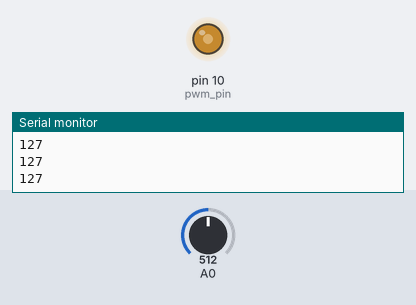
Bench run of a sketch on a simulated Arduino Uno, built with avr-gcc and run on an emulated ATmega328P. Shown: output pins drawn as LEDs (lit = HIGH), the last lines printed to the serial monitor. Inputs (shaded band) come from the test bench; at power-on: A0 = 512.

Above: at 1.2 s.
1.3 s: A0 set to 716
At 1.8 s:
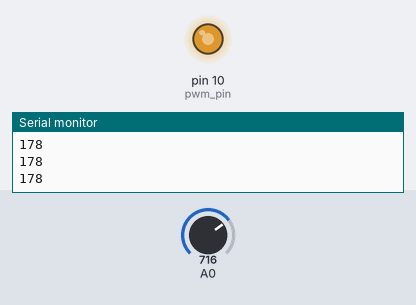
2.8 s: A0 set to 900
At 3.1 s:
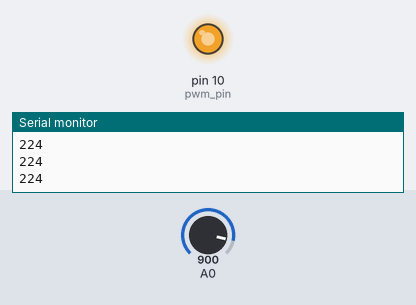
4.3 s: A0 set to 122
At 5.3 s:
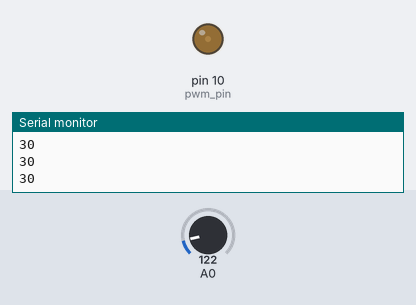
5.8 s: A0 set to 0
At 6.4 s:
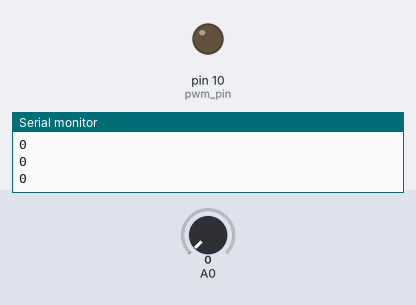
7.3 s: A0 set to 511
At 7.6 s:
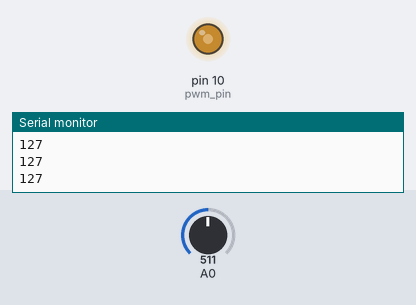
Timing chart, 0 to 9.8 s (numbered marks = the images above; inputs shaded):
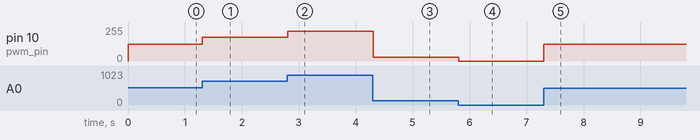

Measured:
- after the input at 1.3 s, pin 10 (pwm_pin): 127/255 → 178/255 at once
- after the input at 2.8 s, pin 10 (pwm_pin): 178/255 → 224/255 at once
- after the input at 4.3 s, pin 10 (pwm_pin): 224/255 → 30/255 at once
- after the input at 5.8 s, pin 10 (pwm_pin): 30/255 → 0/255 at once
- after the input at 7.3 s, pin 10 (pwm_pin): 0/255 → 127/255 at once

The sketch:

pwm_test.ino
```cpp
int pwm_pin  = 10;
int pot_val;
int pwm;
int led_pin = 5;

void setup()

{
    pinMode(pwm_pin,OUTPUT);
    Serial.begin(9600);
    Serial.println("Enter values between 0 - 255");
}

void loop()


{
  pot_val = analogRead(A0);
  pwm = map(pot_val, 0, 1023, 0, 255);
  Serial.println(pwm);
  analogWrite(pwm_pin, pwm);
}
```
